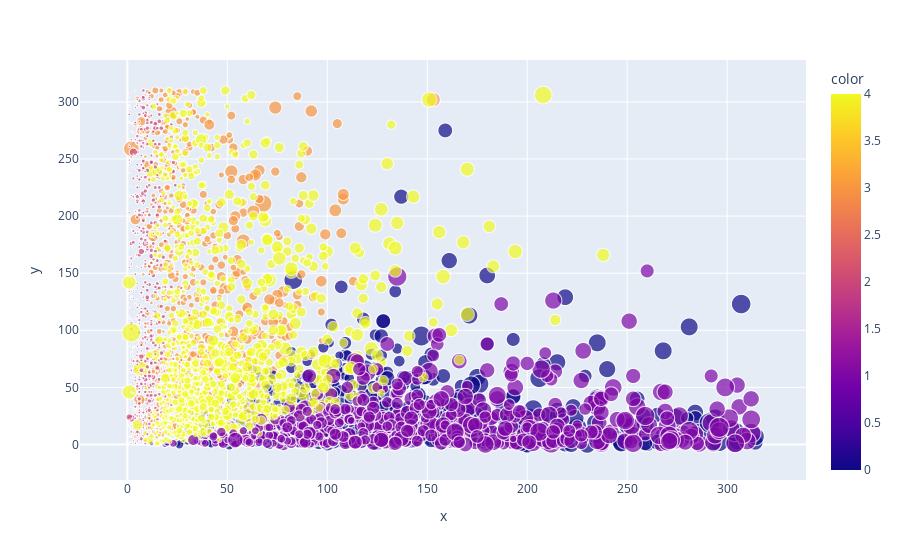

Notebook source saved alongside this figure:
### Code cell
color_discrete_map = {'virginica': 'rgb(255,0,0)', 'setosa': 'rgb(0,255,0)', 'versicolor': 'rgb(0,0,255)'}

px.scatter(x=df_rfm_k5.Frequency, y=df_rfm_k5.Recency, size=df_rfm_k5.Monetary, color=df_rfm_k5.Cluster,
              color_discrete_map=color_discrete_map)

### Figure 1 — Plotly figure (JSON) as saved in the notebook; plotly's stock layout.template omitted (floating-point values rounded to 4 significant figures; data arrays with more than 128 entries replaced by an {"elided": "..."} marker saying what was removed)
{"data": [{"hovertemplate": "x=%{x}<br>y=%{y}<br>size=%{marker.size}<br>color=%{marker.color}<extra></extra>", "legendgroup": "", "marker": {"color": {"elided": "3844 int values"}, "coloraxis": "coloraxis", "size": {"elided": "3844 float values"}, "sizemode": "area", "sizeref": 2.361, "symbol": "circle"}, "mode": "markers", "name": "", "showlegend": false, "type": "scattergl", "x": {"elided": "3844 int values"}, "xaxis": "x", "y": {"elided": "3844 int values"}, "yaxis": "y"}], "layout": {"coloraxis": {"colorbar": {"title": {"text": "color"}}, "colorscale": [[0, "#0d0887"], [0.1111, "#46039f"], [0.2222, "#7201a8"], [0.3333, "#9c179e"], [0.4444, "#bd3786"], [0.5556, "#d8576b"], [0.6667, "#ed7953"], [0.7778, "#fb9f3a"], [0.8889, "#fdca26"], [1, "#f0f921"]]}, "legend": {"itemsizing": "constant", "tracegroupgap": 0}, "margin": {"t": 60}, "xaxis": {"anchor": "y", "domain": [0, 1], "title": {"text": "x"}}, "yaxis": {"anchor": "x", "domain": [0, 1], "title": {"text": "y"}}}}
